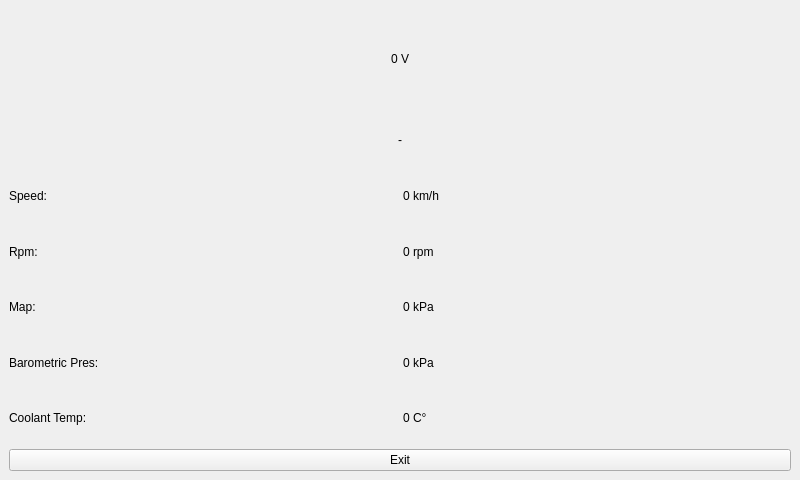
<?xml version="1.0" encoding="UTF-8"?>
<ui version="4.0">
 <class>ObdScan</class>
 <widget class="QMainWindow" name="ObdScan">
  <property name="geometry">
   <rect>
    <x>0</x>
    <y>0</y>
    <width>800</width>
    <height>480</height>
   </rect>
  </property>
  <property name="windowTitle">
   <string>MainWindow</string>
  </property>
  <widget class="QWidget" name="centralwidget">
   <layout class="QGridLayout" name="gridLayout_2">
    <item row="0" column="0">
     <widget class="QLabel" name="labelVoltage">
      <property name="maximumSize">
       <size>
        <width>16777215</width>
        <height>100</height>
       </size>
      </property>
      <property name="text">
       <string>0 V</string>
      </property>
      <property name="alignment">
       <set>Qt::AlignCenter</set>
      </property>
     </widget>
    </item>
    <item row="2" column="0">
     <layout class="QGridLayout" name="gridLayout">
      <item row="3" column="0">
       <widget class="QLabel" name="labelBaroTitle">
        <property name="text">
         <string>Barometric Pres:</string>
        </property>
       </widget>
      </item>
      <item row="0" column="1">
       <widget class="QLabel" name="labelSpeed">
        <property name="text">
         <string>0 km/h</string>
        </property>
       </widget>
      </item>
      <item row="3" column="1">
       <widget class="QLabel" name="labelBaro">
        <property name="text">
         <string>0 kPa</string>
        </property>
       </widget>
      </item>
      <item row="1" column="1">
       <widget class="QLabel" name="labelRpm">
        <property name="text">
         <string>0 rpm</string>
        </property>
       </widget>
      </item>
      <item row="4" column="1">
       <widget class="QLabel" name="labelCoolant">
        <property name="text">
         <string>0 C°</string>
        </property>
       </widget>
      </item>
      <item row="4" column="0">
       <widget class="QLabel" name="labelCoolantTitle">
        <property name="text">
         <string>Coolant Temp:</string>
        </property>
       </widget>
      </item>
      <item row="2" column="0">
       <widget class="QLabel" name="labelMapTitle">
        <property name="text">
         <string>Map:</string>
        </property>
       </widget>
      </item>
      <item row="0" column="0">
       <widget class="QLabel" name="labelSpeedTitle">
        <property name="text">
         <string>Speed:</string>
        </property>
       </widget>
      </item>
      <item row="1" column="0">
       <widget class="QLabel" name="labelRpmTitle">
        <property name="text">
         <string>Rpm:</string>
        </property>
       </widget>
      </item>
      <item row="2" column="1">
       <widget class="QLabel" name="labelMap">
        <property name="text">
         <string>0 kPa</string>
        </property>
       </widget>
      </item>
     </layout>
    </item>
    <item row="4" column="0">
     <layout class="QHBoxLayout" name="horizontalLayout">
      <item>
       <widget class="QPushButton" name="pushExit">
        <property name="text">
         <string>Exit</string>
        </property>
       </widget>
      </item>
     </layout>
    </item>
    <item row="1" column="0">
     <widget class="QLabel" name="labelCommand">
      <property name="maximumSize">
       <size>
        <width>16777215</width>
        <height>50</height>
       </size>
      </property>
      <property name="text">
       <string>-</string>
      </property>
      <property name="alignment">
       <set>Qt::AlignCenter</set>
      </property>
     </widget>
    </item>
   </layout>
  </widget>
  <widget class="QMenuBar" name="menubar">
   <property name="geometry">
    <rect>
     <x>0</x>
     <y>0</y>
     <width>800</width>
     <height>24</height>
    </rect>
   </property>
  </widget>
 </widget>
 <resources/>
 <connections/>
</ui>
